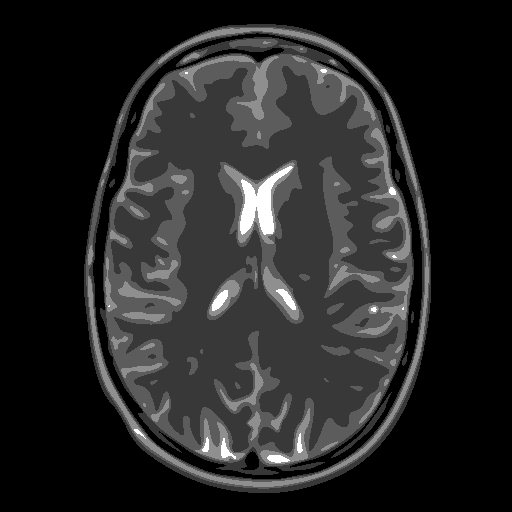
#> input picture data/BrainPhantom512.png, 512 x 512 px
$ jupyter execute basics-3.ipynb   (shell and % lines are left out)
#> lines starting #> are read from the running program, lines starting #| are printed output that depends on the picture
[cell 1]
# header files
import os
import sys
import glob
import math
from skimage import data, io
from scipy.io import loadmat
import numpy as np
import sys
import numpy.random as ra
import matplotlib.pyplot as plt
plt.rcParams['figure.figsize'] = [8, 8]
print("Header files loaded!")

[cell 2]
# DATA
# BRAIN PHANTOM Images: 256x256, 512x512, 1024x1024, 2048x2048, 4096x4096
# SL PHANTOM Images: 256x256, 512x512, 1024x1024, 2048x2048, 4096x4096

[cell 3]
# view image
img_size = 512
FOV = 0.2
pixel_size = FOV/img_size

# load data file corresponding to the target resolution
mri_img = io.imread("../data/BrainPhantom512.png")
#> mri_img is the input picture: shape (512, 512); min 0, max 255, mean 37.9

plt.figure()
plt.title("Brain Phantom, size = %s " % img_size)
if mri_img.ndim == 2:
    plt.imshow(mri_img, cmap=plt.cm.gray)
else:
    plt.imshow(mri_img)
plt.title("Original brain image")
plt.show()

[cell 4]
# y = Fx + b
# x' = F'y

[cell 5]
eps = sys.float_info.epsilon
c = np.ones((1, img_size), dtype="float64")
kspace_mask = np.tile(c, (img_size, 1))
kspace_lines = np.linspace(-1/2., 1/2.,img_size)*img_size
decay = 1.

# Define the sampling density
p_decay = np.power(np.abs(kspace_lines),-decay)
p_decay = p_decay/np.sum(p_decay)
cdf_pdecay = np.cumsum(p_decay)
pmax = p_decay.max()
pmin = p_decay.min()

# Plot the density and its cumulative distribution function (CDF) p_decay
plt.figure()
fig, axs = plt.subplots(1, 2, figsize= (5,5) )
axs[0].plot(kspace_lines, p_decay)
axs[1].plot(kspace_lines, cdf_pdecay)

# Perform pseudo-random sampling: technique used:
# draw uniform variables and invert the CDF to get back to p_decay-distributed sampled
nb_samples = (int)(img_size/4)
samples = ra.uniform(0, 1, nb_samples)
gen_klines = [int(kspace_lines[np.argwhere(cdf_pdecay == min(cdf_pdecay[(cdf_pdecay - r) > 0]))]) for r in samples]
gen_klinesb = ((np.array(gen_klines) - 1) / 1).astype(int) + (int)(img_size/2)
times = np.arange(1, img_size, 1)
lc = np.bincount(gen_klinesb, minlength=len(times))

plt.figure()
plot1, = plt.plot(lc/float(sum(lc)), 'r--', label='Assigned k-space lines')
plot2, = plt.plot(p_decay,'g',label='Original Spectrum')
plt.xlabel('k-lines')
plt.ylabel('Probability')
plt.legend(handles=[plot1,plot2])
plt.show()
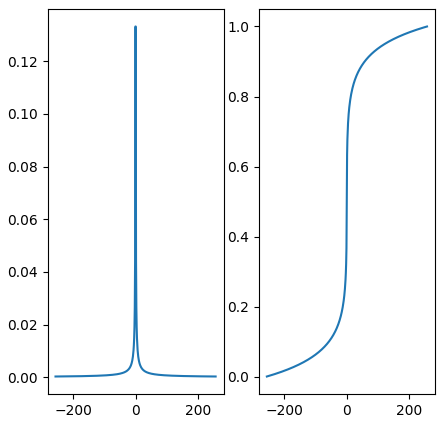
#> figure drawn by matplotlib, 2 panels; panel 1: curve peaks at x = 0.501, y = 0.133; panel 2: curve peaks at x = 256, y = 1
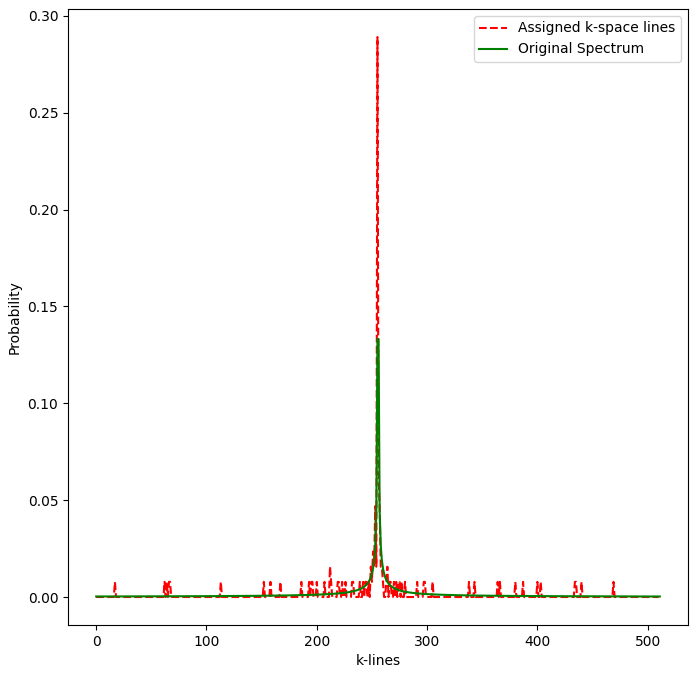
#> figure drawn by matplotlib, 1 panel; curve peaks at x = 255, y = 0.289; curve peaks at x = 256, y = 0.133

sampled_klines = np.array(np.unique(gen_klinesb))
nblines = np.size(sampled_klines)
threshold = 2. * p_decay.min()  # sys.float_info.epsilon \simeq 2e-16
kspace_mask = np.zeros((img_size,img_size), dtype="float64")
kspace_mask[sampled_klines,:] = np.ones((nblines,img_size) , dtype="float64")

plt.figure()
plt.imshow(kspace_mask, cmap='gray')
plt.show()
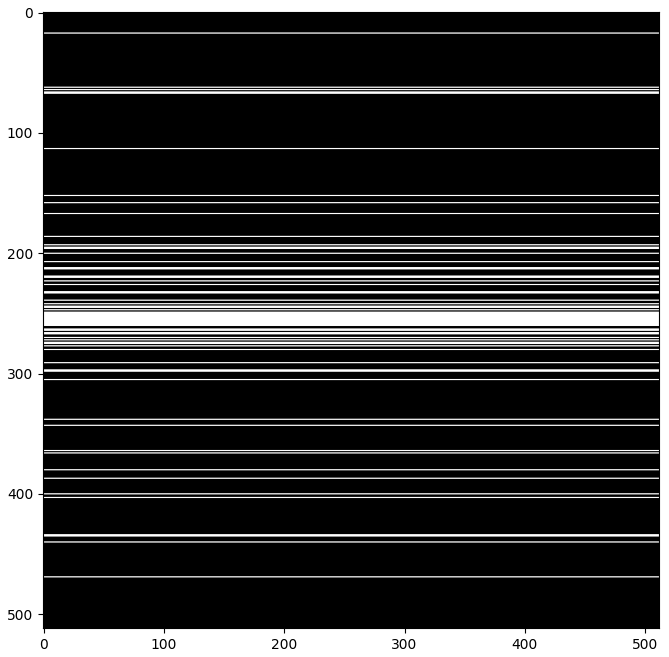
#> figure drawn by matplotlib, 1 panel

[cell 6]
norm = "ortho"
def fft(x):
    return np.fft.fft2(x, norm=norm)

def ifft(x):
    return np.fft.ifft2(x, norm=norm)

kspace_data = np.fft.fftshift(fft(mri_img))
signoise = 10
kspace_data += np.random.randn(*mri_img.shape) * signoise * (1+1j)
kspace_data *= kspace_mask
image_rec0 = ifft(np.fft.ifftshift(kspace_data))

fig, (ax1, ax2) = plt.subplots(1, 2)
ax1.imshow(mri_img, cmap="Greys_r")
ax2.imshow(np.abs(image_rec0), cmap="Greys_r")
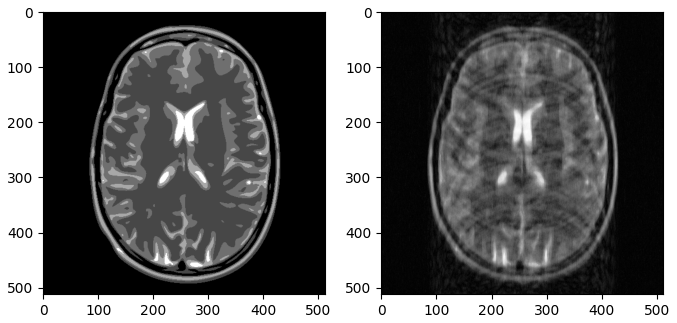
#> figure drawn by matplotlib, 2 panels
